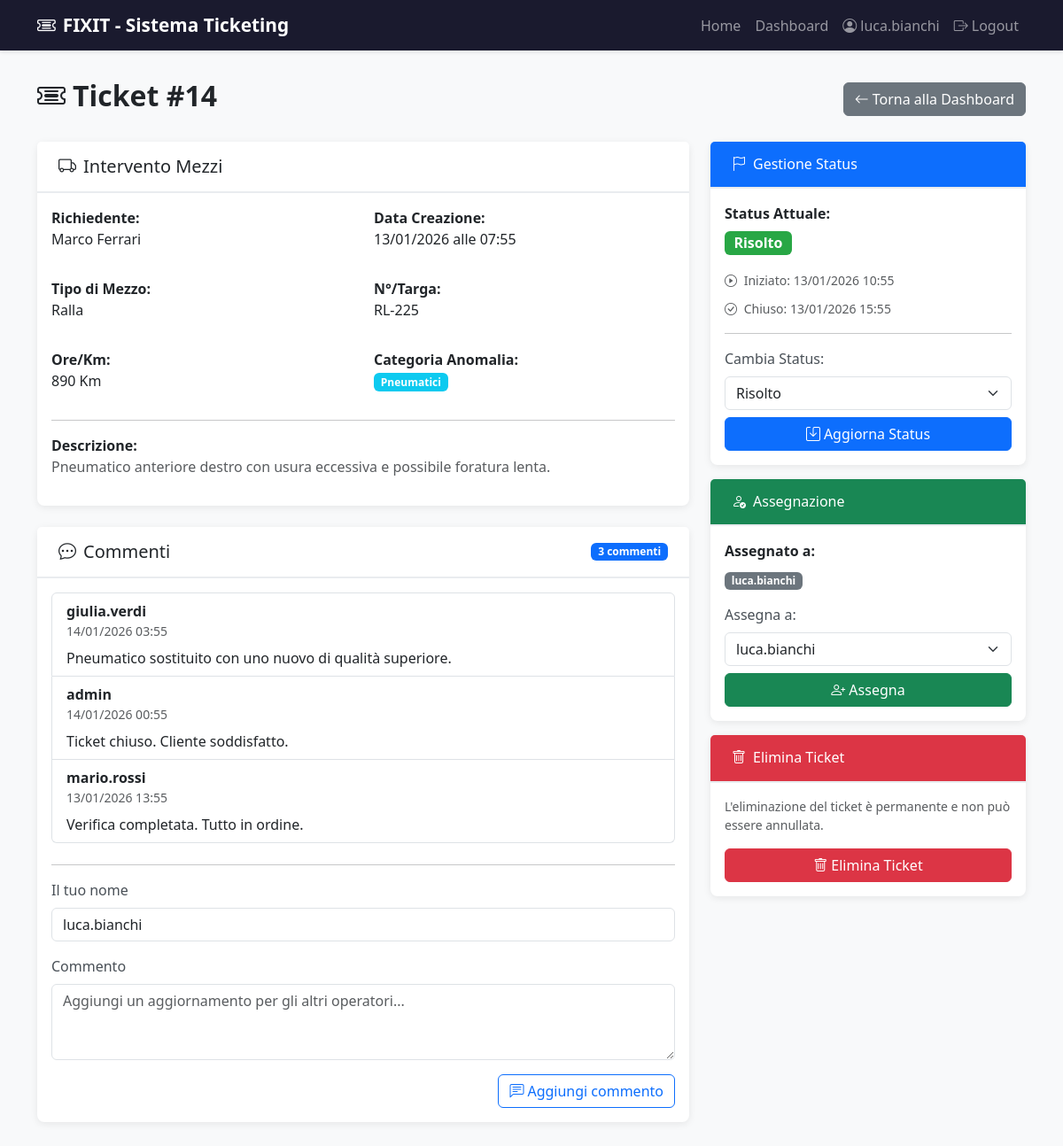
Screenshot of /admin/ticket/14 (signed in) with the database file from the repository.
### app.py (models this page shows, shortened)
class User(db.Model):
    __tablename__ = 'users'
    id = db.Column(db.Integer, primary_key=True)
    username = db.Column(db.String(80), unique=True, nullable=False)
    password_hash = db.Column(db.String(200), nullable=False)
    assigned_tickets = db.relationship('Ticket', backref='assigned_to', lazy=True, foreign_keys='Ticket.assigned_to_id')

class Ticket(db.Model):
    __tablename__ = 'tickets'
    id = db.Column(db.Integer, primary_key=True)
    ticket_type = db.Column(db.String(20), nullable=False)  # 'MEZZO' or 'TECNICO'
    status = db.Column(db.String(20), default='NUOVO', nullable=False)  # 'NUOVO', 'IN_LAVORAZIONE', 'RISOLTO'
    created_at = db.Column(db.DateTime, default=datetime.utcnow, nullable=False)
    started_at = db.Column(db.DateTime, nullable=True)
    closed_at = db.Column(db.DateTime, nullable=True)
    requester_name = db.Column(db.String(100), nullable=False)
    description = db.Column(db.Text, nullable=False)
    image_filename = db.Column(db.String(200), nullable=True)
    assigned_to_id = db.Column(db.Integer, db.ForeignKey('users.id'), nullable=True)
    vehicle_type = db.Column(db.String(50), nullable=True)
    vehicle_number = db.Column(db.String(50), nullable=True)
    mileage_hours = db.Column(db.String(50), nullable=True)
    anomaly_category = db.Column(db.String(100), nullable=True)
    department = db.Column(db.String(100), nullable=True)
    title = db.Column(db.String(200), nullable=True)
    priority = db.Column(db.String(20), nullable=True)  # 'BASSA', 'MEDIA', 'ALTA'
    comments = db.relationship('Comment', backref='ticket', lazy=True, cascade='all, delete-orphan')

class Comment(db.Model):
    __tablename__ = 'comments'
    id = db.Column(db.Integer, primary_key=True)
    ticket_id = db.Column(db.Integer, db.ForeignKey('tickets.id'), nullable=False)
    author_name = db.Column(db.String(100), nullable=False)
    body = db.Column(db.Text, nullable=False)
    created_at = db.Column(db.DateTime, default=datetime.utcnow, nullable=False)

### app.py (the view, shortened to what this page needs)
@app.route('/admin/ticket/<int:ticket_id>', methods=['GET', 'POST'])
@login_required
def ticket_detail(ticket_id):
    ticket = Ticket.query.get_or_404(ticket_id)
    comments = Comment.query.filter_by(ticket_id=ticket_id).order_by(Comment.created_at.desc()).all()
    admins = User.query.all()
    return render_template('ticket_detail.html', ticket=ticket, admins=admins, comments=comments)

### templates/ticket_detail.html (shortened to what this page needs)
{% extends "base.html" %}
{% block content %}
<div class="row">
    <div class="col-12">
        <div class="d-flex justify-content-between align-items-center mb-4">
            <h2 class="fw-bold">
                <i class="bi bi-ticket-detailed me-2"></i>Ticket #{{ ticket.id }}
            </h2>
            <a href="{{ url_for('dashboard') }}" class="btn btn-secondary">
                <i class="bi bi-arrow-left me-1"></i>Torna alla Dashboard
            </a>
        </div>
        <div class="row">
            <div class="col-md-8">
                <div class="card mb-4">
                    <div class="card-header">
                        <h5 class="mb-0">
                            {% if ticket.ticket_type == 'MEZZO' %}
                                <i class="bi bi-truck me-2"></i>Intervento Mezzi
                            {% else %}
                                <i class="bi bi-wrench-adjustable me-2"></i>Intervento Tecnico
                            {% endif %}
                        </h5>
                    </div>
                    <div class="card-body">
                        <div class="row mb-3">
                            <div class="col-md-6">
                                <strong>Richiedente:</strong>
                                <p>{{ ticket.requester_name }}</p>
                            </div>
                            <div class="col-md-6">
                                <strong>Data Creazione:</strong>
                                <p>{{ ticket.created_at.strftime('%d/%m/%Y alle %H:%M') }}</p>
                            </div>
                        </div>
                        {% if ticket.ticket_type == 'MEZZO' %}
                            <div class="row mb-3">
                                <div class="col-md-6">
                                    <strong>Tipo di Mezzo:</strong>
                                    <p>{{ ticket.vehicle_type }}</p>
                                </div>
                                <div class="col-md-6">
                                    <strong>N°/Targa:</strong>
                                    <p>{{ ticket.vehicle_number }}</p>
                                </div>
                            </div>
                            <div class="row mb-3">
                                <div class="col-md-6">
                                    <strong>Ore/Km:</strong>
                                    <p>{{ ticket.mileage_hours }}</p>
                                </div>
                                <div class="col-md-6">
                                    <strong>Categoria Anomalia:</strong>
                                    <p><span class="badge bg-info">{{ ticket.anomaly_category }}</span></p>
                                </div>
                            </div>
                        {% endif %}
                        <hr>
                        <div class="mb-3">
                            <strong>Descrizione:</strong>
                            <p class="text-muted">{{ ticket.description }}</p>
                        </div>
                    </div>
                </div>
                <div class="card mb-4">
                    <div class="card-header d-flex justify-content-between align-items-center">
                        <h5 class="mb-0"><i class="bi bi-chat-dots me-2"></i>Commenti</h5>
                        <span class="badge bg-primary">{{ comments|length }} commenti</span>
                    </div>
                    <div class="card-body">
                        {% if comments %}
                            <div class="list-group mb-4">
                                {% for comment in comments %}
                                    <div class="list-group-item">
                                        <div class="d-flex justify-content-between align-items-start">
                                            <div>
                                                <strong>{{ comment.author_name }}</strong>
                                                <div class="text-muted small">{{ comment.created_at.strftime('%d/%m/%Y %H:%M') }}</div>
                                            </div>
                                        </div>
                                        <p class="mb-0 mt-2">{{ comment.body }}</p>
                                    </div>
                                {% endfor %}
                            </div>
                        {% else %}
                            <p class="text-muted">Nessun commento presente.</p>
                        {% endif %}
                        <hr>
                        <form method="POST" action="{{ url_for('ticket_detail', ticket_id=ticket.id) }}">
                            <div class="mb-3">
                                <label for="author_name" class="form-label">Il tuo nome</label>
                                <input type="text" class="form-control" id="author_name" name="author_name" value="{{ session.get('username', '') }}" readonly>
                            </div>
                            <div class="mb-3">
                                <label for="comment_body" class="form-label">Commento</label>
                                <textarea class="form-control" id="comment_body" name="comment_body" rows="3" placeholder="Aggiungi un aggiornamento per gli altri operatori..." required></textarea>
                            </div>
                            <div class="d-grid d-md-flex justify-content-md-end">
                                <button type="submit" class="btn btn-outline-primary">
                                    <i class="bi bi-chat-left-text me-1"></i>Aggiungi commento
                                </button>
                            </div>
                        </form>
                    </div>
                </div>
            </div>
            <div class="col-md-4">
                <div class="card mb-3">
                    <div class="card-header bg-primary text-white">
                        <h6 class="mb-0"><i class="bi bi-flag me-2"></i>Gestione Status</h6>
                    </div>
                    <div class="card-body">
                        <div class="mb-3">
                            <strong>Status Attuale:</strong>
                            <div class="mt-2">
                                {% if ticket.status == 'NUOVO' %}
                                    <span class="badge status-nuovo fs-6">Nuovo</span>
                                {% elif ticket.status == 'IN_LAVORAZIONE' %}
                                    <span class="badge status-in_lavorazione fs-6">In Lavorazione</span>
                                {% else %}
                                    <span class="badge status-risolto fs-6">Risolto</span>
                                {% endif %}
                            </div>
                        </div>
                        {% if ticket.started_at %}
                            <div class="mb-2">
                                <small class="text-muted">
                                    <i class="bi bi-play-circle me-1"></i>
                                    Iniziato: {{ ticket.started_at.strftime('%d/%m/%Y %H:%M') }}
                                </small>
                            </div>
                        {% endif %}
                        {% if ticket.closed_at %}
                            <div class="mb-2">
                                <small class="text-muted">
                                    <i class="bi bi-check-circle me-1"></i>
                                    Chiuso: {{ ticket.closed_at.strftime('%d/%m/%Y %H:%M') }}
                                </small>
                            </div>
                        {% endif %}
                        <hr>
                        <form method="POST" action="{{ url_for('ticket_detail', ticket_id=ticket.id) }}">
                            <label class="form-label">Cambia Status:</label>
                            <select name="status" class="form-select mb-2">
                                <option value="RISOLTO" {% if ticket.status == 'RISOLTO' %}selected{% endif %}>Risolto</option>
                            </select>
                            <button type="submit" class="btn btn-primary w-100">
                                <i class="bi bi-save me-1"></i>Aggiorna Status
                            </button>
                        </form>
                    </div>
                </div>
                <div class="card mb-3">
                    <div class="card-header bg-success text-white">
                        <h6 class="mb-0"><i class="bi bi-person-check me-2"></i>Assegnazione</h6>
                    </div>
                    <div class="card-body">
                        <div class="mb-3">
                            <strong>Assegnato a:</strong>
                            <div class="mt-2">
                                {% if ticket.assigned_to %}
                                    <span class="badge bg-secondary">{{ ticket.assigned_to.username }}</span>
                                {% else %}
                                    <span class="text-warning">Non assegnato</span>
                                {% endif %}
                            </div>
                        </div>
                        <form method="POST" action="{{ url_for('ticket_detail', ticket_id=ticket.id) }}">
                            <label class="form-label">Assegna a:</label>
                            <select name="assigned_to_id" class="form-select mb-2">
                                {% for admin in admins %}
                                    <option value="{{ admin.id }}"
                                            {% if ticket.assigned_to_id == admin.id %}selected{% endif %}>
                                        {{ admin.username }}
                                    </option>
                                {% endfor %}
                            </select>
                            <button type="submit" class="btn btn-success w-100">
                                <i class="bi bi-person-plus me-1"></i>Assegna
                            </button>
                        </form>
                    </div>
                </div>
                <div class="card border-danger">
                    <div class="card-header bg-danger text-white">
                        <h6 class="mb-0"><i class="bi bi-trash me-2"></i>Elimina Ticket</h6>
                    </div>
                    <div class="card-body">
                        <p class="small text-muted mb-3">
                            L'eliminazione del ticket è permanente e non può essere annullata.
                        </p>
                        <form method="POST" action="{{ url_for('ticket_detail', ticket_id=ticket.id) }}"
                              onsubmit="return confirm('Sei sicuro di voler eliminare questo ticket? Questa azione è irreversibile.');">
                            <button type="submit" class="btn btn-danger w-100">
                                <i class="bi bi-trash me-1"></i>Elimina Ticket
                            </button>
                        </form>
                    </div>
                </div>
            </div>
        </div>
    </div>
</div>
{% endblock %}

### templates/base.html (shortened to what this page needs)
<!DOCTYPE html>
<html lang="it">
<head>
    <link href="https://cdn.jsdelivr.net/npm/bootstrap@5.3.0/dist/css/bootstrap.min.css" rel="stylesheet">
    <link rel="stylesheet" href="https://cdn.jsdelivr.net/npm/bootstrap-icons@1.10.0/font/bootstrap-icons.css">
</head>
<body>
    <nav class="navbar navbar-expand-lg navbar-dark">
        <div class="container">
            <a class="navbar-brand" href="{{ url_for('index') }}">
                <i class="bi bi-ticket-detailed me-2"></i>FIXIT - Sistema Ticketing
            </a>
            <div class="collapse navbar-collapse" id="navbarNav">
                <ul class="navbar-nav ms-auto">
                    <li class="nav-item">
                        <a class="nav-link" href="{{ url_for('index') }}">Home</a>
                    </li>
                    {% if session.get('user_id') %}
                        <li class="nav-item">
                            <a class="nav-link" href="{{ url_for('dashboard') }}">Dashboard</a>
                        </li>
                        <li class="nav-item">
                            <span class="nav-link">
                                <i class="bi bi-person-circle me-1"></i>{{ session.get('username') }}
                            </span>
                        </li>
                        <li class="nav-item">
                            <a class="nav-link" href="{{ url_for('logout') }}">
                                <i class="bi bi-box-arrow-right me-1"></i>Logout
                            </a>
                        </li>
                    {% else %}
                        <li class="nav-item">
                            <a class="nav-link" href="{{ url_for('login') }}">
                                <i class="bi bi-lock me-1"></i>Admin Login
                            </a>
                        </li>
                    {% endif %}
                </ul>
            </div>
        </div>
    </nav>
    <div class="main-content">
        <div class="container">
            {% block content %}{% endblock %}
        </div>
    </div>
</body>
</html>

### rows the page displays
User: get "luca.bianchi", assigned_to.username "luca.bianchi"
Ticket: id "14", requester_name "Marco Ferrari", created_at "13/01/2026 alle 07:55", vehicle_type "Ralla", vehicle_number "RL-225", mileage_hours "890 Km", anomaly_category "Pneumatici", description "Pneumatico anteriore destro con usura eccessiva e possibile foratura lenta.", started_at "13/01/2026 10:55", closed_at "13/01/2026 15:55", status "Risolto", assigned_to_id "luca.bianchi"
Comment: author_name "giulia.verdi", created_at "14/01/2026 03:55", body "Pneumatico sostituito con uno nuovo di qualità superiore."
Comment: author_name "admin", created_at "14/01/2026 00:55", body "Ticket chiuso. Cliente soddisfatto."
Comment: author_name "mario.rossi", created_at "13/01/2026 13:55", body "Verifica completata. Tutto in ordine."

### other values shown
{{ comments|length }} "3"
